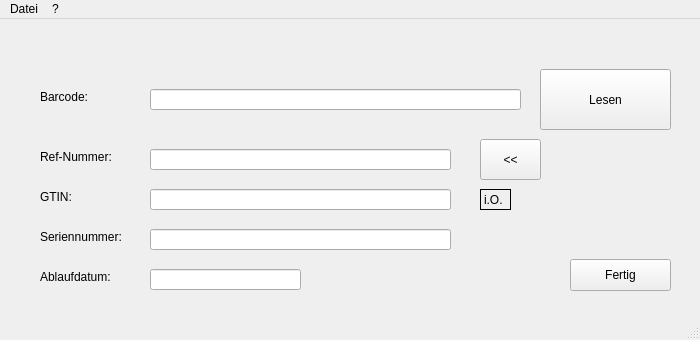
<?xml version="1.0" encoding="UTF-8"?>
<ui version="4.0">
 <class>MainWindow</class>
 <widget class="QMainWindow" name="MainWindow">
  <property name="geometry">
   <rect>
    <x>0</x>
    <y>0</y>
    <width>700</width>
    <height>340</height>
   </rect>
  </property>
  <property name="minimumSize">
   <size>
    <width>700</width>
    <height>340</height>
   </size>
  </property>
  <property name="maximumSize">
   <size>
    <width>700</width>
    <height>340</height>
   </size>
  </property>
  <property name="windowTitle">
   <string>Barcode-Leser</string>
  </property>
  <widget class="QWidget" name="centralwidget">
   <widget class="QLineEdit" name="lineEdit_barcode">
    <property name="geometry">
     <rect>
      <x>150</x>
      <y>70</y>
      <width>371</width>
      <height>21</height>
     </rect>
    </property>
   </widget>
   <widget class="QLineEdit" name="lineEdit_gtin">
    <property name="geometry">
     <rect>
      <x>150</x>
      <y>170</y>
      <width>301</width>
      <height>21</height>
     </rect>
    </property>
   </widget>
   <widget class="QLineEdit" name="lineEdit_serial">
    <property name="geometry">
     <rect>
      <x>150</x>
      <y>210</y>
      <width>301</width>
      <height>21</height>
     </rect>
    </property>
   </widget>
   <widget class="QLineEdit" name="lineEdit_expire">
    <property name="geometry">
     <rect>
      <x>150</x>
      <y>250</y>
      <width>151</width>
      <height>21</height>
     </rect>
    </property>
   </widget>
   <widget class="QPushButton" name="pushButton_ok">
    <property name="geometry">
     <rect>
      <x>570</x>
      <y>240</y>
      <width>101</width>
      <height>32</height>
     </rect>
    </property>
    <property name="text">
     <string>Fertig</string>
    </property>
   </widget>
   <widget class="QPushButton" name="pushButton_decode">
    <property name="geometry">
     <rect>
      <x>540</x>
      <y>50</y>
      <width>131</width>
      <height>61</height>
     </rect>
    </property>
    <property name="text">
     <string>Lesen</string>
    </property>
   </widget>
   <widget class="QLabel" name="label">
    <property name="geometry">
     <rect>
      <x>40</x>
      <y>70</y>
      <width>91</width>
      <height>16</height>
     </rect>
    </property>
    <property name="text">
     <string>Barcode:</string>
    </property>
   </widget>
   <widget class="QLabel" name="label_2">
    <property name="geometry">
     <rect>
      <x>40</x>
      <y>170</y>
      <width>58</width>
      <height>16</height>
     </rect>
    </property>
    <property name="text">
     <string>GTIN:</string>
    </property>
   </widget>
   <widget class="QLabel" name="label_3">
    <property name="geometry">
     <rect>
      <x>40</x>
      <y>210</y>
      <width>111</width>
      <height>16</height>
     </rect>
    </property>
    <property name="text">
     <string>Seriennummer:</string>
    </property>
   </widget>
   <widget class="QLabel" name="label_4">
    <property name="geometry">
     <rect>
      <x>40</x>
      <y>250</y>
      <width>101</width>
      <height>16</height>
     </rect>
    </property>
    <property name="text">
     <string>Ablaufdatum:</string>
    </property>
   </widget>
   <widget class="QLabel" name="label_ref">
    <property name="geometry">
     <rect>
      <x>40</x>
      <y>130</y>
      <width>91</width>
      <height>16</height>
     </rect>
    </property>
    <property name="text">
     <string>Ref-Nummer:</string>
    </property>
   </widget>
   <widget class="QLineEdit" name="lineEdit_ref">
    <property name="geometry">
     <rect>
      <x>150</x>
      <y>130</y>
      <width>301</width>
      <height>21</height>
     </rect>
    </property>
   </widget>
   <widget class="QLabel" name="label_valid">
    <property name="enabled">
     <bool>true</bool>
    </property>
    <property name="geometry">
     <rect>
      <x>480</x>
      <y>170</y>
      <width>31</width>
      <height>21</height>
     </rect>
    </property>
    <property name="frameShape">
     <enum>QFrame::Shape::Box</enum>
    </property>
    <property name="text">
     <string>i.O.</string>
    </property>
    <property name="textFormat">
     <enum>Qt::TextFormat::PlainText</enum>
    </property>
   </widget>
   <widget class="QPushButton" name="pushButton_reverse">
    <property name="geometry">
     <rect>
      <x>480</x>
      <y>120</y>
      <width>61</width>
      <height>41</height>
     </rect>
    </property>
    <property name="text">
     <string>&lt;&lt;</string>
    </property>
   </widget>
  </widget>
  <widget class="QMenuBar" name="menubar">
   <property name="geometry">
    <rect>
     <x>0</x>
     <y>0</y>
     <width>700</width>
     <height>36</height>
    </rect>
   </property>
   <widget class="QMenu" name="menuDatei">
    <property name="title">
     <string>Datei</string>
    </property>
    <addaction name="actionBeenden"/>
   </widget>
   <widget class="QMenu" name="menu">
    <property name="title">
     <string>?</string>
    </property>
    <addaction name="action_ber_Barcode_Leser"/>
   </widget>
   <addaction name="menuDatei"/>
   <addaction name="menu"/>
  </widget>
  <widget class="QStatusBar" name="statusbar"/>
  <action name="actionBeenden">
   <property name="text">
    <string>Beenden</string>
   </property>
  </action>
  <action name="action_ber_Barcode_Leser">
   <property name="text">
    <string>Über Barcode-Leser</string>
   </property>
  </action>
 </widget>
 <resources/>
 <connections/>
</ui>
